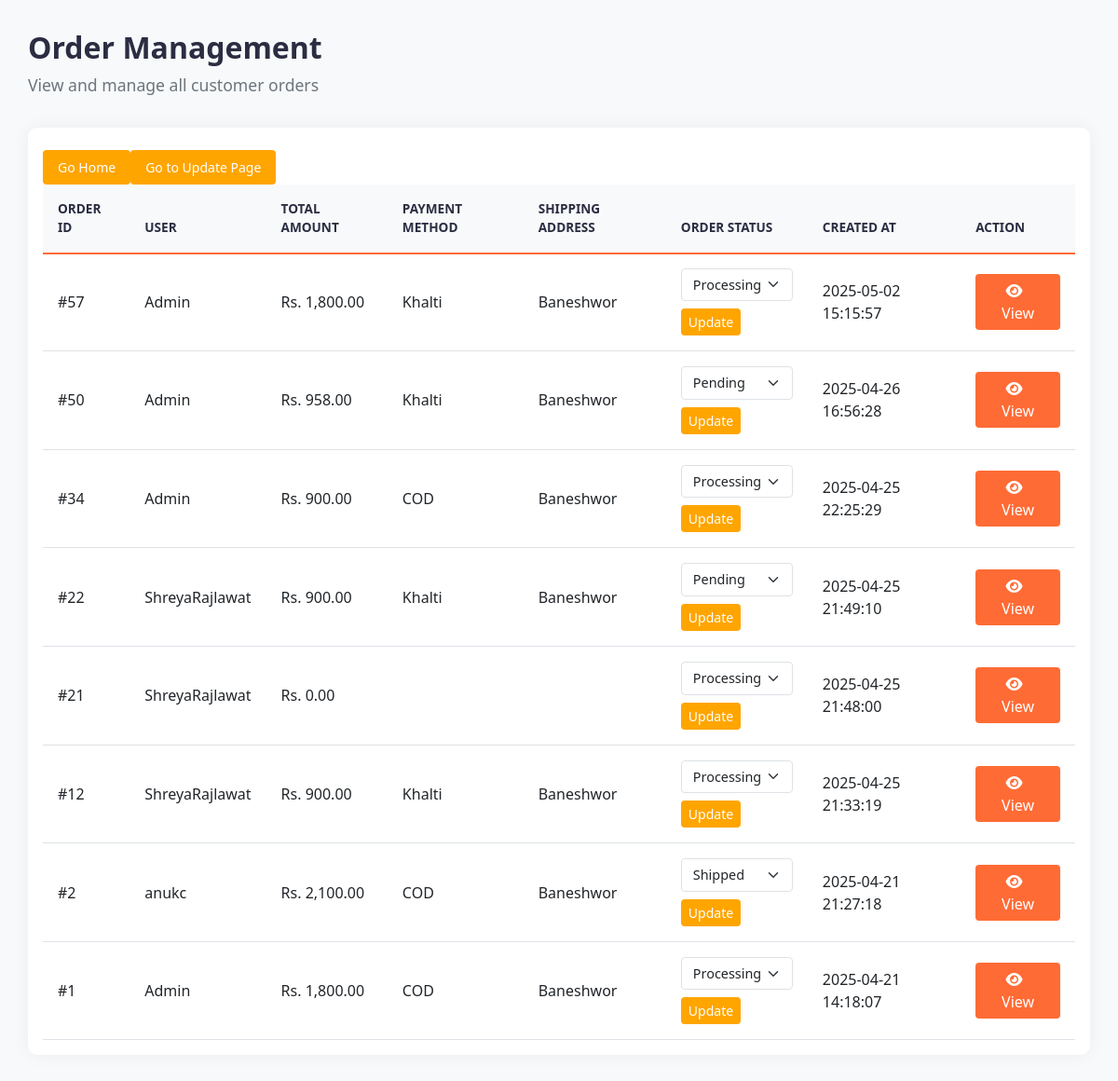
Screenshot of /orders/orderdisplay.php (signed in) with the database file from the repository.
### tables this page shows
CREATE TABLE `orders` (
  `id` int(11) NOT NULL,
  `user_id` int(11) DEFAULT NULL,
  `total_amount` decimal(10,2) DEFAULT NULL,
  `payment_method` varchar(20) DEFAULT NULL,
  `shipping_address` text DEFAULT NULL,
  `order_status` varchar(20) DEFAULT NULL,
  `created_at` datetime DEFAULT NULL,
  `transaction_id` varchar(255) DEFAULT NULL
);

CREATE TABLE `users` (
  `id` int(11) NOT NULL,
  `username` varchar(50) NOT NULL,
  `password` varchar(255) NOT NULL,
  `email` varchar(100) NOT NULL,
  `firstname` varchar(50) DEFAULT NULL,
  `lastname` varchar(50) DEFAULT NULL,
  `phone` varchar(15) DEFAULT NULL,
  `address` text DEFAULT NULL,
  `created_at` datetime DEFAULT current_timestamp(),
  `updated_at` datetime DEFAULT current_timestamp() ON UPDATE current_timestamp(),
  `role` enum('admin','customer') NOT NULL DEFAULT 'customer'
);

### orders/orderdisplay.php (the view, shortened to what this page needs)
<?php
$servername = "localhost";
$username = "root";
$password = "";
$dbname = "ecommerce";
try {
    $conn = new PDO("mysql:host=$servername;dbname=$dbname", $username, $password);
    $conn->setAttribute(PDO::ATTR_ERRMODE, PDO::ERRMODE_EXCEPTION);
} catch (PDOException $e) {
    die("Database error: " . $e->getMessage());
}
$order_sql = "SELECT o.id, o.user_id, o.total_amount, o.payment_method, o.shipping_address, o.order_status, o.created_at, u.username
               FROM orders o
               INNER JOIN users u ON o.user_id = u.id
               ORDER BY o.created_at DESC";
$order_stmt = $conn->prepare($order_sql);
$order_stmt->execute();
$orders = $order_stmt->fetchAll(PDO::FETCH_ASSOC);
?>
<!DOCTYPE html>
<html lang="en">
<head>
    <link rel="stylesheet" href="https://cdn.jsdelivr.net/npm/bootstrap@5.3.0/dist/css/bootstrap.min.css">
    <link rel="stylesheet" href="https://cdnjs.cloudflare.com/ajax/libs/font-awesome/6.0.0/css/all.min.css">
    <link rel="stylesheet" href="display.css">
</head>
<body>
    <div class="container main-content">
        <div class="dashboard-header">
            <h2>Order Management</h2>
            <p>View and manage all customer orders</p>
        </div>
        <div class="card orders-card">
            <div class="card-body">
                <div class="table-responsive">
                    <table class="table">
                        <thead>
                            <tr>
                                <th>Order ID</th>
                                <th>User</th>
                                <th>Total Amount</th>
                                <th>Payment Method</th>
                                <th>Shipping Address</th>
                                <th>Order Status</th>
                                <th>Created At</th>
                                <th>Action</th>
                            </tr>
                        </thead>
                        <tbody>
                            <button class="btn btn-sm mt-2" style="background-color: orange; color: white; padding: 8px 16px; border: none; border-radius: 4px;" onclick="location.href='../AdminPanel/index.php'">Go Home</button>
                            <tr>
                                <button class="btn btn-sm mt-2" style="background-color: orange; color: white; padding: 8px 16px; border: none; border-radius: 4px;" onclick="location.href='../orders/orderdisplay.php'">
                                    Go to Update Page
                                </button>
                            </tr>
                            <?php foreach ($orders as $order) { ?>
                                <tr id="order-row-<?php echo htmlspecialchars($order['id']); ?>">
                                    <td>#<?php echo htmlspecialchars($order['id']); ?></td>
                                    <td><?php echo htmlspecialchars($order['username']); ?></td>
                                    <td>Rs. <?php echo number_format($order['total_amount'], 2); ?></td>
                                    <td><?php echo htmlspecialchars($order['payment_method']); ?></td>
                                    <td><?php echo htmlspecialchars($order['shipping_address']); ?></td>
                                    <td>
                                        <form method="POST" action="" class="status-form">
                                            <select name="order_status" class="form-select status-select">
                                                <option value="Pending" <?php if ($order['order_status'] == 'Pending') echo 'selected'; ?>>Pending</option>
                                                <option value="Processing" <?php if ($order['order_status'] == 'Processing') echo 'selected'; ?>>Processing</option>
                                                <option value="Shipped" <?php if ($order['order_status'] == 'Shipped') echo 'selected'; ?>>Shipped</option>
                                            </select>
                                            <button type="submit" class="btn btn-sm mt-2" style="background-color: orange; color: white; border: none;">
                                                Update
                                            </button>
                                        </form>
                                    </td>
                                    <td><?php echo htmlspecialchars($order['created_at']); ?></td>
                                    <td>
                                        <a href="../orders/order_details.php?order_id=<?php echo htmlspecialchars($order['id']); ?>" class="btn btn-view">
                                            <i class="fas fa-eye"></i> View
                                        </a>
                                    </td>
                                </tr>
                            <?php } ?>
                        </tbody>
                    </table>
                </div>
            </div>
        </div>
    </div>
</body>
</html>

### orders/display.css (style rules this page uses)
:root { --primary-color: #ff6b35; --primary-dark: #e85a2c; --primary-light: #ff8659; --secondary-color: #2b2d42; --background-light: #f8f9fa; --text-dark: #2b2d42; --text-light: #ffffff; --border-color: #dee2e6; }
body { background-color: var(--background-light); color: var(--text-dark); font-family: 'Segoe UI', Tahoma, Geneva, Verdana, sans-serif; }
.main-content { padding: 2rem 0; }
.dashboard-header { margin-bottom: 2rem; }
.dashboard-header h2 { color: var(--secondary-color); font-weight: bold; margin-bottom: 0.5rem; }
.dashboard-header p { color: #6c757d; font-size: 1.1rem; }
.orders-card { border: none; border-radius: 10px; box-shadow: 0 0 20px rgba(0, 0, 0, 0.05); }
.table { margin-bottom: 0; }
.table thead th { background-color: #f8f9fa; border-bottom: 2px solid var(--primary-color); color: var(--secondary-color); font-weight: 600; text-transform: uppercase; font-size: 0.85rem; padding: 1rem; }
.table tbody td { padding: 1rem; vertical-align: middle; }
.status-select { border: 1px solid var(--border-color); border-radius: 4px; padding: 0.375rem 2rem 0.375rem 0.75rem; font-size: 0.9rem; width: auto; cursor: pointer; }
.btn-view { background-color: var(--primary-color); color: var(--text-light); border: none; padding: 0.375rem 1rem; border-radius: 4px; transition: all 0.3s ease; }
.btn-view i { margin-right: 0.5rem; }

### rows the page displays
orders: id "57", user.username "Admin", total_amount "1,800.00", payment_method "Khalti", shipping_address "Baneshwor", order_status "Processing", created_at "2025-05-02 15:15:57"
orders: id "50", user.username "Admin", total_amount "958.00", payment_method "Khalti", shipping_address "Baneshwor", order_status "Pending", created_at "2025-04-26 16:56:28"
orders: id "34", user.username "Admin", total_amount "900.00", payment_method "COD", shipping_address "Baneshwor", order_status "Processing", created_at "2025-04-25 22:25:29"
orders: id "22", user.username "ShreyaRajlawat", total_amount "900.00", payment_method "Khalti", shipping_address "Baneshwor", order_status "Pending", created_at "2025-04-25 21:49:10"
orders: id "21", user.username "ShreyaRajlawat", total_amount "0.00", order_status "Processing", created_at "2025-04-25 21:48:00"
orders: id "12", user.username "ShreyaRajlawat", total_amount "900.00", payment_method "Khalti", shipping_address "Baneshwor", order_status "Processing", created_at "2025-04-25 21:33:19"
orders: id "2", user.username "anukc", total_amount "2,100.00", payment_method "COD", shipping_address "Baneshwor", order_status "Shipped", created_at "2025-04-21 21:27:18"
orders: id "1", user.username "Admin", total_amount "1,800.00", payment_method "COD", shipping_address "Baneshwor", order_status "Processing", created_at "2025-04-21 14:18:07"
